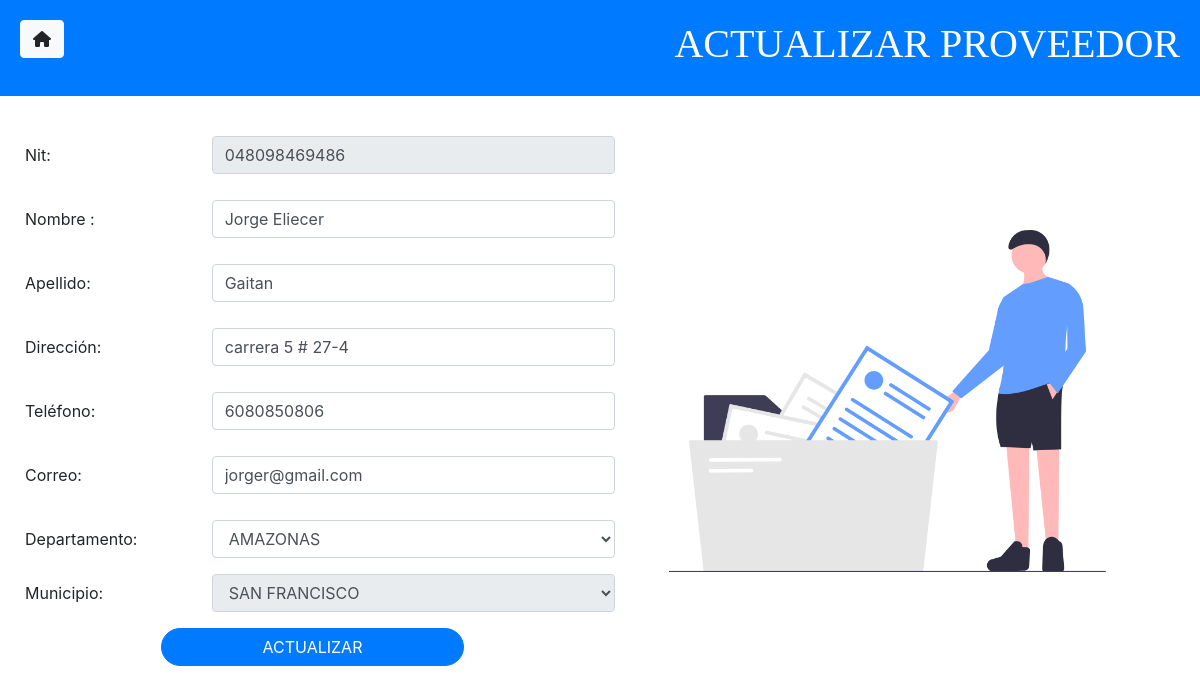
The app's page /Sistema/modulo_proveedor/actualizar_proveedor.php?nit=048098469486 with its own data.
### tables this page shows
CREATE TABLE `tblproveedor` (
  `nit` varchar(15) NOT NULL,
  `nombre` varchar(50) NOT NULL,
  `apellido` varchar(60) NOT NULL,
  `direccion` varchar(45) NOT NULL,
  `telefono` varchar(20) NOT NULL,
  `correo` varchar(70) NOT NULL,
  `municipio` varchar(6) NOT NULL
);

CREATE TABLE `tblmunicipio` (
  `codigo` varchar(6) NOT NULL,
  `nombre` varchar(60) NOT NULL,
  `tbl_departamentos_codigo` varchar(3) NOT NULL
);

### Sistema/modulo_proveedor/actualizar_proveedor.php (the view, shortened to what this page needs)
<?php
require "../includes/conexion.php";
$nit = $_REQUEST["nit"];
$seleccionar = $conexion -> query("SELECT p.nit,p.nombre,p.apellido,p.correo,p.telefono,p.direccion,m.nombre as 'municipio'
FROM
tblproveedor as p
inner join
tblmunicipio as m ON p.municipio = m.codigo WHERE p.nit=".$nit);
if ($datos= $seleccionar -> fetch_assoc()) {
}
$sql = "select * from tbldepartamento";
$query = mysqli_query($conexion, $sql);
$filas = mysqli_fetch_all($query, MYSQLI_ASSOC);
?>
 <!DOCTYPE html>
<html>
      <head>
        <link rel="stylesheet" href="../bootstrap/css/bootstrap.min.css">
        <link rel="stylesheet" href="../bootstrap/css/estilos/proveedor.css">
      </head>
    <body>
	         <header class="d-flex justify-content-between">
                <div class="justify-content-start  mb-3 ">
                  <?php include "../includes/btnVolver.php";?>
                </div>
                <h1 class="titulo display-4  "> ACTUALIZAR PROVEEDOR </h1>
           </header>
              <div class="padre row d-flex justify-content-between">
                    <div class="hijo">
                          <form action="update_proveedor.php" method="post" class="needs-validation" novalidate>
                                <div class="form-group row" >
                                    <label class="col-lg-4 col-md-12  col-form-label ">Nit:</label><br>
                	                  <input type="text" readonly name="nit" class="form-control col-md-12  col-lg-8 rounded " value="<?php echo $datos['nit'] ?>"><br><br>
                                </div>
                                <div class="form-group row" >
                	                   <label class="col-lg-4 col-md-12  col-form-label ">Nombre :</label><br>
                	                   <input type="text" name="nombre" class="form-control col-md-12  col-lg-8 rounded " value="<?php echo $datos['nombre'] ?>"><br><br>
                                </div>
                	              <div class="form-group row" >
                	                   <label class="col-lg-4 col-md-12  col-form-label "class="col-lg-4 col-md-12  col-form-label ">Apellido:</label><br>
                	                   <input type="text" name="apellido" class="form-control col-md-12  col-lg-8 rounded " value="<?php echo $datos['apellido'] ?>"><br><br>
                                </div>
                	              <div class="form-group row" >
                	                   <label class="col-lg-4 col-md-12  col-form-label ">Dirección:</label><br>
                	                   <input type="text" name="direccion" class="form-control col-md-12  col-lg-8 rounded " value="<?php echo $datos['direccion'] ?>"><br><br>
                                </div>
                	              <div class="form-group row" >
                	                   <label class="col-lg-4 col-md-12  col-form-label ">Teléfono:</label><br>
                	                   <input type="text" name="telefono" class="form-control col-md-12  col-lg-8 rounded " value="<?php echo $datos['telefono'] ?>"><br><br>
                                </div>
                                <div class="form-group row" >
                                     <label class="col-lg-4 col-md-12  col-form-label ">Correo:</label><br>
                	                   <input type="email" name="correo" class="form-control col-md-12  col-lg-8 rounded " value="<?php echo $datos['correo'] ?>"><br><br>
                                </div>
                	              <div class="form-group row" >
                                              <label class="col-lg-4 col-md-12  col-form-label " for="depatamento"> Departamento: </label><br>
                                              <select class="form-control col-md-12  col-lg-8 rounded " name="depatamento" id="tbl_departamento"  class="col-8">
                                                        <?php foreach ($filas as $op):  ?>
                                                        <option value="<?=$op['codigo']?>"> <?=$op['nombre']?> </option>
                                                        <?php endforeach;?>
                                              </select>
                                </div>
                                <div class="form-group row" >
                                            <label class="col-4 col-form-label " for="municipio">Municipio: </label><br>
                                            <select class="form-control col-md-12  col-lg-8 rounded " name="municipio" id="tbl_municipio"  disabled="" class="col-8">
                                                        <option value="<?php echo $datos['municipio'] ?>"><?php echo $datos['municipio'] ?></option>
                                            </select>
                                </div>
                                  <div class="row justify-content-center">
                                        <button type="submit" class="btn btn-primary col-6  rounded-pill"> ACTUALIZAR </button>
                                  </div>
                          </form>
                    </div>
                       <div class="hijo">
                              <img class="img-fluid" src="../img/proveedor.png">
                          </div>
              </div>
    </body>
</html>

### records on screen
tblproveedor: nit "048098469486", nombre "Jorge Eliecer", apellido "Gaitan", direccion "carrera 5 # 27-4", telefono "6080850806", correo "jorger@gmail.com", municipio "SAN FRANCISCO"

### other values on screen
form field depatamento "AMAZONAS"
